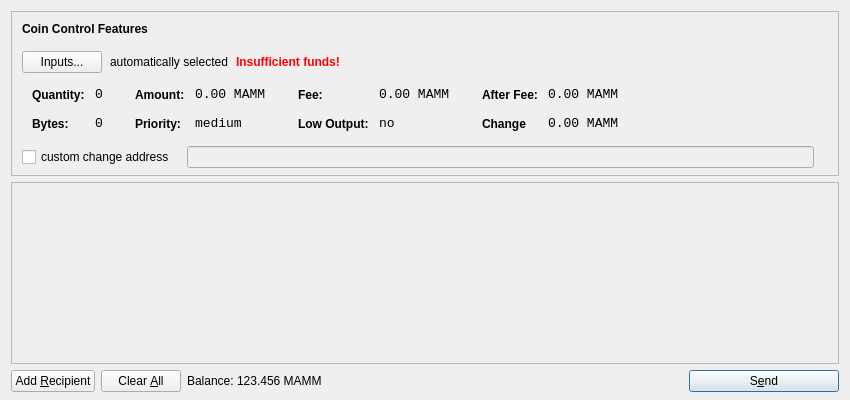
<?xml version="1.0" encoding="UTF-8"?>
<ui version="4.0">
 <class>SendCoinsDialog</class>
 <widget class="QDialog" name="SendCoinsDialog">
  <property name="geometry">
   <rect>
    <x>0</x>
    <y>0</y>
    <width>850</width>
    <height>400</height>
   </rect>
  </property>
  <property name="windowTitle">
   <string>Send Coins</string>
  </property>
  <layout class="QVBoxLayout" name="verticalLayout" stretch="0,1,0">
   <property name="bottomMargin">
    <number>8</number>
   </property>
   <item>
    <widget class="QFrame" name="frameCoinControl">
     <property name="sizePolicy">
      <sizepolicy hsizetype="Expanding" vsizetype="Expanding">
       <horstretch>0</horstretch>
       <verstretch>0</verstretch>
      </sizepolicy>
     </property>
     <property name="maximumSize">
      <size>
       <width>16777215</width>
       <height>16777215</height>
      </size>
     </property>
     <property name="frameShape">
      <enum>QFrame::StyledPanel</enum>
     </property>
     <property name="frameShadow">
      <enum>QFrame::Sunken</enum>
     </property>
     <layout class="QVBoxLayout" name="verticalLayoutCoinControl2">
      <property name="spacing">
       <number>-1</number>
      </property>
      <property name="leftMargin">
       <number>0</number>
      </property>
      <property name="topMargin">
       <number>0</number>
      </property>
      <property name="rightMargin">
       <number>0</number>
      </property>
      <property name="bottomMargin">
       <number>6</number>
      </property>
      <item>
       <layout class="QVBoxLayout" name="verticalLayoutCoinControl" stretch="0,0,0,0,1">
        <property name="spacing">
         <number>0</number>
        </property>
        <property name="leftMargin">
         <number>10</number>
        </property>
        <property name="topMargin">
         <number>10</number>
        </property>
        <item>
         <layout class="QHBoxLayout" name="horizontalLayoutCoinControl1">
          <property name="bottomMargin">
           <number>15</number>
          </property>
          <item>
           <widget class="QLabel" name="labelCoinControlFeatures">
            <property name="sizePolicy">
             <sizepolicy hsizetype="Preferred" vsizetype="Maximum">
              <horstretch>0</horstretch>
              <verstretch>0</verstretch>
             </sizepolicy>
            </property>
            <property name="font">
             <font>
              <weight>75</weight>
              <bold>true</bold>
             </font>
            </property>
            <property name="styleSheet">
             <string notr="true">font-weight:bold;</string>
            </property>
            <property name="text">
             <string>Coin Control Features</string>
            </property>
           </widget>
          </item>
         </layout>
        </item>
        <item>
         <layout class="QHBoxLayout" name="horizontalLayoutCoinControl2" stretch="0,0,0,0">
          <property name="spacing">
           <number>8</number>
          </property>
          <property name="bottomMargin">
           <number>10</number>
          </property>
          <item>
           <widget class="QPushButton" name="pushButtonCoinControl">
            <property name="styleSheet">
             <string notr="true"/>
            </property>
            <property name="text">
             <string>Inputs...</string>
            </property>
           </widget>
          </item>
          <item>
           <widget class="QLabel" name="labelCoinControlAutomaticallySelected">
            <property name="text">
             <string>automatically selected</string>
            </property>
            <property name="margin">
             <number>5</number>
            </property>
           </widget>
          </item>
          <item>
           <widget class="QLabel" name="labelCoinControlInsuffFunds">
            <property name="font">
             <font>
              <weight>75</weight>
              <bold>true</bold>
             </font>
            </property>
            <property name="styleSheet">
             <string notr="true">color:red;font-weight:bold;</string>
            </property>
            <property name="text">
             <string>Insufficient funds!</string>
            </property>
            <property name="margin">
             <number>5</number>
            </property>
           </widget>
          </item>
          <item>
           <spacer name="horizontalSpacerCoinControl">
            <property name="orientation">
             <enum>Qt::Horizontal</enum>
            </property>
            <property name="sizeHint" stdset="0">
             <size>
              <width>40</width>
              <height>1</height>
             </size>
            </property>
           </spacer>
          </item>
         </layout>
        </item>
        <item>
         <widget class="QWidget" name="widgetCoinControl" native="true">
          <property name="sizePolicy">
           <sizepolicy hsizetype="Preferred" vsizetype="Preferred">
            <horstretch>0</horstretch>
            <verstretch>0</verstretch>
           </sizepolicy>
          </property>
          <property name="minimumSize">
           <size>
            <width>0</width>
            <height>0</height>
           </size>
          </property>
          <property name="styleSheet">
           <string notr="true"/>
          </property>
          <layout class="QHBoxLayout" name="horizontalLayoutCoinControl5">
           <property name="margin">
            <number>0</number>
           </property>
           <item>
            <layout class="QHBoxLayout" name="horizontalLayoutCoinControl3" stretch="0,0,0,1">
             <property name="spacing">
              <number>20</number>
             </property>
             <property name="topMargin">
              <number>0</number>
             </property>
             <property name="bottomMargin">
              <number>10</number>
             </property>
             <item>
              <layout class="QFormLayout" name="formLayoutCoinControl1">
               <property name="horizontalSpacing">
                <number>10</number>
               </property>
               <property name="verticalSpacing">
                <number>14</number>
               </property>
               <property name="leftMargin">
                <number>10</number>
               </property>
               <property name="topMargin">
                <number>4</number>
               </property>
               <property name="rightMargin">
                <number>6</number>
               </property>
               <item row="0" column="0">
                <widget class="QLabel" name="labelCoinControlQuantityText">
                 <property name="styleSheet">
                  <string notr="true">font-weight:bold;</string>
                 </property>
                 <property name="text">
                  <string>Quantity:</string>
                 </property>
                 <property name="margin">
                  <number>0</number>
                 </property>
                </widget>
               </item>
               <item row="0" column="1">
                <widget class="QLabel" name="labelCoinControlQuantity">
                 <property name="font">
                  <font>
                   <family>Monospace</family>
                   <pointsize>10</pointsize>
                  </font>
                 </property>
                 <property name="cursor">
                  <cursorShape>IBeamCursor</cursorShape>
                 </property>
                 <property name="contextMenuPolicy">
                  <enum>Qt::ActionsContextMenu</enum>
                 </property>
                 <property name="text">
                  <string>0</string>
                 </property>
                 <property name="margin">
                  <number>0</number>
                 </property>
                 <property name="textInteractionFlags">
                  <set>Qt::LinksAccessibleByMouse|Qt::TextSelectableByKeyboard|Qt::TextSelectableByMouse</set>
                 </property>
                </widget>
               </item>
               <item row="1" column="0">
                <widget class="QLabel" name="labelCoinControlBytesText">
                 <property name="styleSheet">
                  <string notr="true">font-weight:bold;</string>
                 </property>
                 <property name="text">
                  <string>Bytes:</string>
                 </property>
                </widget>
               </item>
               <item row="1" column="1">
                <widget class="QLabel" name="labelCoinControlBytes">
                 <property name="font">
                  <font>
                   <family>Monospace</family>
                   <pointsize>10</pointsize>
                  </font>
                 </property>
                 <property name="cursor">
                  <cursorShape>IBeamCursor</cursorShape>
                 </property>
                 <property name="contextMenuPolicy">
                  <enum>Qt::ActionsContextMenu</enum>
                 </property>
                 <property name="text">
                  <string>0</string>
                 </property>
                 <property name="textInteractionFlags">
                  <set>Qt::LinksAccessibleByMouse|Qt::TextSelectableByKeyboard|Qt::TextSelectableByMouse</set>
                 </property>
                </widget>
               </item>
              </layout>
             </item>
             <item>
              <layout class="QFormLayout" name="formLayoutCoinControl2">
               <property name="horizontalSpacing">
                <number>10</number>
               </property>
               <property name="verticalSpacing">
                <number>14</number>
               </property>
               <property name="leftMargin">
                <number>6</number>
               </property>
               <property name="topMargin">
                <number>4</number>
               </property>
               <property name="rightMargin">
                <number>6</number>
               </property>
               <item row="0" column="0">
                <widget class="QLabel" name="labelCoinControlAmountText">
                 <property name="styleSheet">
                  <string notr="true">font-weight:bold;</string>
                 </property>
                 <property name="text">
                  <string>Amount:</string>
                 </property>
                 <property name="margin">
                  <number>0</number>
                 </property>
                </widget>
               </item>
               <item row="0" column="1">
                <widget class="QLabel" name="labelCoinControlAmount">
                 <property name="font">
                  <font>
                   <family>Monospace</family>
                   <pointsize>10</pointsize>
                  </font>
                 </property>
                 <property name="cursor">
                  <cursorShape>IBeamCursor</cursorShape>
                 </property>
                 <property name="contextMenuPolicy">
                  <enum>Qt::ActionsContextMenu</enum>
                 </property>
                 <property name="text">
                  <string>0.00 MAMM</string>
                 </property>
                 <property name="textInteractionFlags">
                  <set>Qt::LinksAccessibleByMouse|Qt::TextSelectableByKeyboard|Qt::TextSelectableByMouse</set>
                 </property>
                </widget>
               </item>
               <item row="1" column="0">
                <widget class="QLabel" name="labelCoinControlPriorityText">
                 <property name="styleSheet">
                  <string notr="true">font-weight:bold;</string>
                 </property>
                 <property name="text">
                  <string>Priority:</string>
                 </property>
                </widget>
               </item>
               <item row="1" column="1">
                <widget class="QLabel" name="labelCoinControlPriority">
                 <property name="font">
                  <font>
                   <family>Monospace</family>
                   <pointsize>10</pointsize>
                  </font>
                 </property>
                 <property name="cursor">
                  <cursorShape>IBeamCursor</cursorShape>
                 </property>
                 <property name="contextMenuPolicy">
                  <enum>Qt::ActionsContextMenu</enum>
                 </property>
                 <property name="text">
                  <string>medium</string>
                 </property>
                 <property name="textInteractionFlags">
                  <set>Qt::LinksAccessibleByMouse|Qt::TextSelectableByKeyboard|Qt::TextSelectableByMouse</set>
                 </property>
                </widget>
               </item>
              </layout>
             </item>
             <item>
              <layout class="QFormLayout" name="formLayoutCoinControl3">
               <property name="horizontalSpacing">
                <number>10</number>
               </property>
               <property name="verticalSpacing">
                <number>14</number>
               </property>
               <property name="leftMargin">
                <number>6</number>
               </property>
               <property name="topMargin">
                <number>4</number>
               </property>
               <property name="rightMargin">
                <number>6</number>
               </property>
               <item row="0" column="0">
                <widget class="QLabel" name="labelCoinControlFeeText">
                 <property name="styleSheet">
                  <string notr="true">font-weight:bold;</string>
                 </property>
                 <property name="text">
                  <string>Fee:</string>
                 </property>
                 <property name="margin">
                  <number>0</number>
                 </property>
                </widget>
               </item>
               <item row="0" column="1">
                <widget class="QLabel" name="labelCoinControlFee">
                 <property name="font">
                  <font>
                   <family>Monospace</family>
                   <pointsize>10</pointsize>
                  </font>
                 </property>
                 <property name="cursor">
                  <cursorShape>IBeamCursor</cursorShape>
                 </property>
                 <property name="contextMenuPolicy">
                  <enum>Qt::ActionsContextMenu</enum>
                 </property>
                 <property name="text">
                  <string>0.00 MAMM</string>
                 </property>
                 <property name="textInteractionFlags">
                  <set>Qt::LinksAccessibleByMouse|Qt::TextSelectableByKeyboard|Qt::TextSelectableByMouse</set>
                 </property>
                </widget>
               </item>
               <item row="1" column="0">
                <widget class="QLabel" name="labelCoinControlLowOutputText">
                 <property name="styleSheet">
                  <string notr="true">font-weight:bold;</string>
                 </property>
                 <property name="text">
                  <string>Low Output:</string>
                 </property>
                </widget>
               </item>
               <item row="1" column="1">
                <widget class="QLabel" name="labelCoinControlLowOutput">
                 <property name="font">
                  <font>
                   <family>Monospace</family>
                   <pointsize>10</pointsize>
                  </font>
                 </property>
                 <property name="cursor">
                  <cursorShape>IBeamCursor</cursorShape>
                 </property>
                 <property name="contextMenuPolicy">
                  <enum>Qt::ActionsContextMenu</enum>
                 </property>
                 <property name="text">
                  <string>no</string>
                 </property>
                 <property name="textInteractionFlags">
                  <set>Qt::LinksAccessibleByMouse|Qt::TextSelectableByKeyboard|Qt::TextSelectableByMouse</set>
                 </property>
                </widget>
               </item>
              </layout>
             </item>
             <item>
              <layout class="QFormLayout" name="formLayoutCoinControl4">
               <property name="horizontalSpacing">
                <number>10</number>
               </property>
               <property name="verticalSpacing">
                <number>14</number>
               </property>
               <property name="leftMargin">
                <number>6</number>
               </property>
               <property name="topMargin">
                <number>4</number>
               </property>
               <property name="rightMargin">
                <number>6</number>
               </property>
               <item row="0" column="0">
                <widget class="QLabel" name="labelCoinControlAfterFeeText">
                 <property name="styleSheet">
                  <string notr="true">font-weight:bold;</string>
                 </property>
                 <property name="text">
                  <string>After Fee:</string>
                 </property>
                 <property name="margin">
                  <number>0</number>
                 </property>
                </widget>
               </item>
               <item row="0" column="1">
                <widget class="QLabel" name="labelCoinControlAfterFee">
                 <property name="font">
                  <font>
                   <family>Monospace</family>
                   <pointsize>10</pointsize>
                  </font>
                 </property>
                 <property name="cursor">
                  <cursorShape>IBeamCursor</cursorShape>
                 </property>
                 <property name="contextMenuPolicy">
                  <enum>Qt::ActionsContextMenu</enum>
                 </property>
                 <property name="text">
                  <string>0.00 MAMM</string>
                 </property>
                 <property name="textInteractionFlags">
                  <set>Qt::LinksAccessibleByMouse|Qt::TextSelectableByKeyboard|Qt::TextSelectableByMouse</set>
                 </property>
                </widget>
               </item>
               <item row="1" column="0">
                <widget class="QLabel" name="labelCoinControlChangeText">
                 <property name="styleSheet">
                  <string notr="true">font-weight:bold;</string>
                 </property>
                 <property name="text">
                  <string>Change</string>
                 </property>
                </widget>
               </item>
               <item row="1" column="1">
                <widget class="QLabel" name="labelCoinControlChange">
                 <property name="font">
                  <font>
                   <family>Monospace</family>
                   <pointsize>10</pointsize>
                  </font>
                 </property>
                 <property name="cursor">
                  <cursorShape>IBeamCursor</cursorShape>
                 </property>
                 <property name="contextMenuPolicy">
                  <enum>Qt::ActionsContextMenu</enum>
                 </property>
                 <property name="text">
                  <string>0.00 MAMM</string>
                 </property>
                 <property name="textInteractionFlags">
                  <set>Qt::LinksAccessibleByMouse|Qt::TextSelectableByKeyboard|Qt::TextSelectableByMouse</set>
                 </property>
                </widget>
               </item>
              </layout>
             </item>
            </layout>
           </item>
          </layout>
         </widget>
        </item>
        <item>
         <layout class="QHBoxLayout" name="horizontalLayoutCoinControl4" stretch="0,0,0">
          <property name="spacing">
           <number>12</number>
          </property>
          <property name="sizeConstraint">
           <enum>QLayout::SetDefaultConstraint</enum>
          </property>
          <property name="topMargin">
           <number>5</number>
          </property>
          <property name="rightMargin">
           <number>5</number>
          </property>
          <item>
           <widget class="QCheckBox" name="checkBoxCoinControlChange">
            <property name="text">
             <string>custom change address</string>
            </property>
           </widget>
          </item>
          <item>
           <widget class="QLineEdit" name="lineEditCoinControlChange">
            <property name="enabled">
             <bool>false</bool>
            </property>
            <property name="sizePolicy">
             <sizepolicy hsizetype="Expanding" vsizetype="Fixed">
              <horstretch>0</horstretch>
              <verstretch>0</verstretch>
             </sizepolicy>
            </property>
           </widget>
          </item>
          <item>
           <widget class="QLabel" name="labelCoinControlChangeLabel">
            <property name="sizePolicy">
             <sizepolicy hsizetype="Preferred" vsizetype="Expanding">
              <horstretch>0</horstretch>
              <verstretch>0</verstretch>
             </sizepolicy>
            </property>
            <property name="minimumSize">
             <size>
              <width>0</width>
              <height>0</height>
             </size>
            </property>
            <property name="text">
             <string/>
            </property>
            <property name="margin">
             <number>3</number>
            </property>
           </widget>
          </item>
         </layout>
        </item>
        <item>
         <spacer name="verticalSpacerCoinControl">
          <property name="orientation">
           <enum>Qt::Vertical</enum>
          </property>
          <property name="sizeHint" stdset="0">
           <size>
            <width>800</width>
            <height>1</height>
           </size>
          </property>
         </spacer>
        </item>
       </layout>
      </item>
     </layout>
    </widget>
   </item>
   <item>
    <widget class="QScrollArea" name="scrollArea">
     <property name="widgetResizable">
      <bool>true</bool>
     </property>
     <widget class="QWidget" name="scrollAreaWidgetContents">
      <property name="geometry">
       <rect>
        <x>0</x>
        <y>0</y>
        <width>830</width>
        <height>165</height>
       </rect>
      </property>
      <layout class="QVBoxLayout" name="verticalLayout_2">
       <property name="margin">
        <number>0</number>
       </property>
       <item>
        <layout class="QVBoxLayout" name="entries">
         <property name="spacing">
          <number>6</number>
         </property>
        </layout>
       </item>
       <item>
        <spacer name="verticalSpacer">
         <property name="orientation">
          <enum>Qt::Vertical</enum>
         </property>
         <property name="sizeHint" stdset="0">
          <size>
           <width>20</width>
           <height>40</height>
          </size>
         </property>
        </spacer>
       </item>
      </layout>
     </widget>
    </widget>
   </item>
   <item>
    <layout class="QHBoxLayout" name="horizontalLayout">
     <item>
      <widget class="QPushButton" name="addButton">
       <property name="toolTip">
        <string>Send to multiple recipients at once</string>
       </property>
       <property name="text">
        <string>Add &amp;Recipient</string>
       </property>
       <property name="icon">
        <iconset resource="../bitcoin.qrc">
         <normaloff>:/icons/add</normaloff>:/icons/add</iconset>
       </property>
       <property name="autoDefault">
        <bool>false</bool>
       </property>
      </widget>
     </item>
     <item>
      <widget class="QPushButton" name="clearButton">
       <property name="sizePolicy">
        <sizepolicy hsizetype="Minimum" vsizetype="Fixed">
         <horstretch>0</horstretch>
         <verstretch>0</verstretch>
        </sizepolicy>
       </property>
       <property name="toolTip">
        <string>Remove all transaction fields</string>
       </property>
       <property name="text">
        <string>Clear &amp;All</string>
       </property>
       <property name="icon">
        <iconset resource="../bitcoin.qrc">
         <normaloff>:/icons/remove</normaloff>:/icons/remove</iconset>
       </property>
       <property name="autoRepeatDelay">
        <number>300</number>
       </property>
       <property name="autoDefault">
        <bool>false</bool>
       </property>
      </widget>
     </item>
     <item>
      <layout class="QHBoxLayout" name="horizontalLayout_2">
       <property name="spacing">
        <number>3</number>
       </property>
       <item>
        <widget class="QLabel" name="label">
         <property name="sizePolicy">
          <sizepolicy hsizetype="Preferred" vsizetype="Fixed">
           <horstretch>0</horstretch>
           <verstretch>0</verstretch>
          </sizepolicy>
         </property>
         <property name="text">
          <string>Balance:</string>
         </property>
        </widget>
       </item>
       <item>
        <widget class="QLabel" name="labelBalance">
         <property name="sizePolicy">
          <sizepolicy hsizetype="Preferred" vsizetype="Fixed">
           <horstretch>0</horstretch>
           <verstretch>0</verstretch>
          </sizepolicy>
         </property>
         <property name="cursor">
          <cursorShape>IBeamCursor</cursorShape>
         </property>
         <property name="text">
          <string>123.456 MAMM</string>
         </property>
         <property name="textInteractionFlags">
          <set>Qt::LinksAccessibleByMouse|Qt::TextSelectableByKeyboard|Qt::TextSelectableByMouse</set>
         </property>
        </widget>
       </item>
      </layout>
     </item>
     <item>
      <spacer name="horizontalSpacer">
       <property name="orientation">
        <enum>Qt::Horizontal</enum>
       </property>
       <property name="sizeHint" stdset="0">
        <size>
         <width>40</width>
         <height>20</height>
        </size>
       </property>
      </spacer>
     </item>
     <item>
      <widget class="QPushButton" name="sendButton">
       <property name="minimumSize">
        <size>
         <width>150</width>
         <height>0</height>
        </size>
       </property>
       <property name="toolTip">
        <string>Confirm the send action</string>
       </property>
       <property name="text">
        <string>S&amp;end</string>
       </property>
       <property name="icon">
        <iconset resource="../bitcoin.qrc">
         <normaloff>:/icons/send</normaloff>:/icons/send</iconset>
       </property>
       <property name="default">
        <bool>true</bool>
       </property>
      </widget>
     </item>
    </layout>
   </item>
  </layout>
 </widget>
 <resources>
  <include location="../bitcoin.qrc"/>
 </resources>
 <connections/>
</ui>
